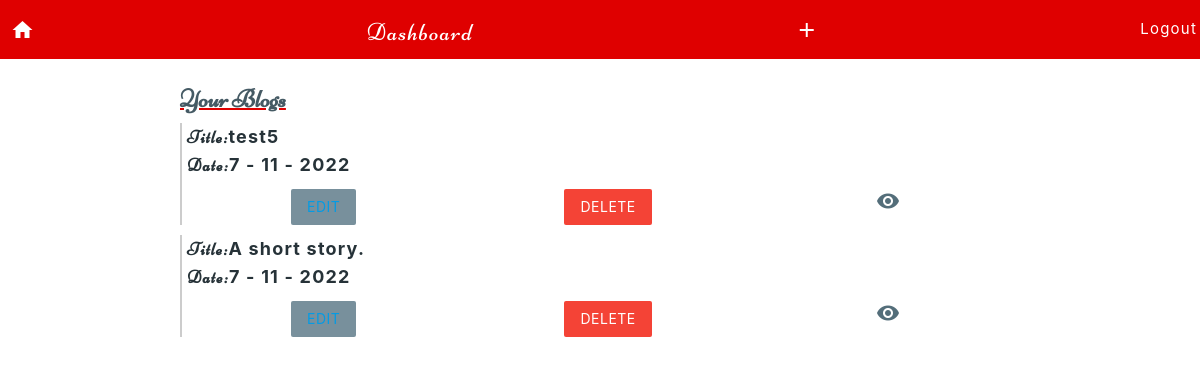
The page /dashboard (signed in) on the database its author committed.
### models.py (models this page shows, shortened)
class Blog(db.Model):
	id = db.Column(db.Integer, primary_key=True, nullable=False)
	user = db.relationship("User",
		backref=db.backref('blogs', lazy=True))
	title = db.Column(db.String(30), nullable=False)
	content = db.Column(db.Text, nullable=False)
	user_id = db.Column(db.Integer, db.ForeignKey("user.id"), nullable=False)
	date_created = db.Column(db.DateTime, nullable=False)

### app.py (the view)
	@staticmethod
	@login_required
	def dashboard():
		with app.app_context():
			print(current_user)
			blogs_for_user = Blog.query.filter_by(user=current_user)
			context = {"blogs":[], 'user': current_user}
			if blogs_for_user:
				for blog in blogs_for_user:
					date = blog.date_created
					context["blogs"].append({
						'id': blog.id,
						'title':  blog.title,
						'date': f'{date.day} - {date.month} - {date.year}',
					})
		return render_template("dashboard.html", **context)

### app.py (called while the page is built)
@manager.user_loader
def load_user(user_id):
	with app.app_context():
		return User.query.get(user_id)

### models.py (called while the page is built)
	def __repr__(self):
		return self.username

### templates/dashboard.html (shortened to what this page needs)
<!Doctype HTML>
<html>
	<head>
    <link rel="stylesheet" href="/static/iconfont/material-icons.css" type="text/css" media="all"/>
		<link rel="stylesheet" href="/static/materialize/css/materialize.min.css" type="text/css" media="all" />
		<link rel="stylesheet" href="/static/index.css" type="text/css" media="all" />
		<link rel="stylesheet" href="/static/dashboard.css" type="text/css" media="all" />
	</head>
	<body>
	  <header>
	    <div class="sticky-subheader">
	      <a href="/"><i class="material-icons white-text">home</i></a>
	      <h5 class="niconne white-text">Dashboard</h5>
	      <a href="/creation-page" class="white-text hide-on-small-only"><i class="material-icons">add</i></a>
	      <a href="/logout" class="white-text">Logout</a>
	    </div>
	  </header>
	  <main>
	    <div class="container">
  	    <h5 class="niconne blue-grey-text text-darken-2" style="width: 100%; text-decoration: underline 2px #DF0000"><b>Your Blogs</b></h5>
  	    <ul class="blogs">
  	      {% if blogs %}
  	      {%for blog in blogs%}
  	      <li class="blog-item">
  	        <p><b><span class="niconne title">Title:</span>{{blog['title']}}</b></p>
  	        <p><b><span class="niconne date">Date:</span>{{blog['date']}}</b></p>
  	        <div class="options">
  	          <button class="btn btn-flat blue-grey lighten-1"><a href="/blogs/{{id}}/edit">Edit</a></button>
  	          <button class="btn btn-flat red"><a class="white-text delete" data-id="{{blog_id}}">Delete</a></button>
  	          <button class="btn btn-flat"><a href="/blogs/{{id}}/view/{{slug}}" class="material-icons blue-grey-text text-darken-1">visibility</a></button>
  	        </div>
  	      </li>
  	      {%endfor%}
  	      {%else%}
  	      <h3 class="niconne blue-grey-text text-darken-2"><b>No Blogs Created yet</b></h3>
  	      {%endif%}
  	    </ul>
  	  </div>
	  </main>
	</body>
</html>

### static/index.css (style rules this page uses)
* { margin: 0; padding: 0; box-sizing: border-box; }
body { display: flex; flex-direction: column; min-height: 100vh; min-width: 100vw; max-width: 100vw; color: #263238; }
header { display: flex; align-items: center; justify-content: space-between; flex-direction: column; width: 100%; letter-spacing: 1.2px; }
header .sticky-subheader { width: 100%; height: 60px; display: flex; align-items: center; background: #DF0000; justify-content: space-between; position: fixed; padding-right: 3px; border-bottom: solid 1px white; }
.sticky-subheader a:nth-child(1) { min-height: 45px; min-width: 45px; color: white; display: flex; justify-content: center; align-items: center; }
main { width: 100vw; display: flex; flex-direction: column; }
.niconne { font-family: Niconne; }

### static/dashboard.css (style rules this page uses)
main { margin-top: 70px; }
.blogs { min-width: 100%; width: 100%; }
.blogs .blog-item { line-height: 1.5; font-size: 1.2rem; letter-spacing: 1.2px; border-left: solid 2px #CCCF; padding-left: 5px; min-width: 100%; width: 100%; margin-top: 10px; }
header a { display: flex; align-items: center; justify-content: center; }
.blogs .options { display: flex; align-items: center; justify-content: space-around; width: 100%; margin-top: 10px; }

### rows shown on the page
Blog: title "test5", date "7 - 11 - 2022"
Blog: title "A short story.", date "7 - 11 - 2022"
